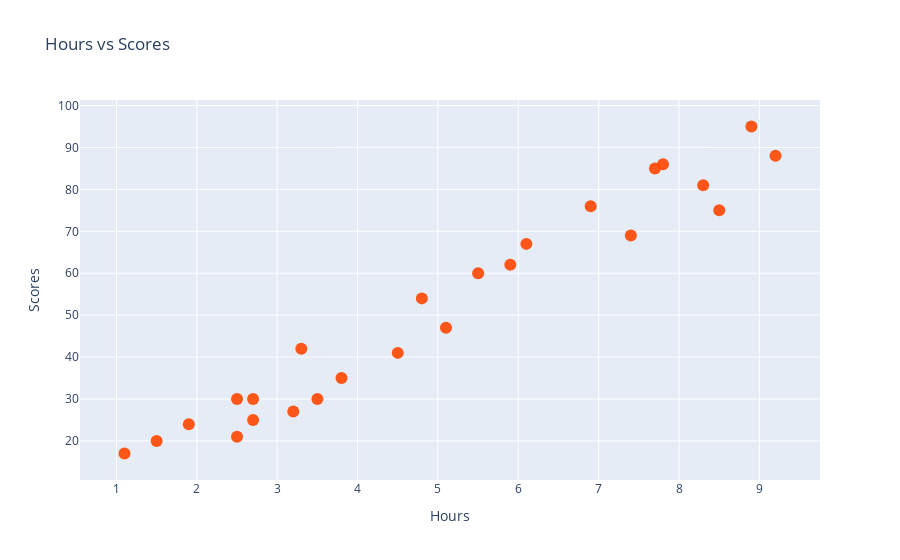

This figure's notebook cell:
### Code cell
trace=go.Scatter(x=df.Hours,
                y=df.Scores,
                mode='markers',
                marker=dict(size=12, color='rgba(255,70,0,0.9)'))

data=[trace]

layout={'title':'Hours vs Scores',
       'xaxis':{'title':'Hours', 'zeroline':False},
       'yaxis':{'title':'Scores', 'zeroline':False}}

fig=go.Figure(data=data, layout=layout)

fig.show()

### Figure 1 — Plotly figure (JSON) as saved in the notebook; plotly's stock layout.template omitted (floating-point values rounded to 4 significant figures)
{"data": [{"marker": {"color": "rgba(255,70,0,0.9)", "size": 12}, "mode": "markers", "type": "scatter", "x": [2.5, 5.1, 3.2, 8.5, 3.5, 1.5, 9.2, 5.5, 8.3, 2.7, 7.7, 5.9, 4.5, 3.3, 1.1, 8.9, 2.5, 1.9, 6.1, 7.4, 2.7, 4.8, 3.8, 6.9, 7.8], "y": [21, 47, 27, 75, 30, 20, 88, 60, 81, 25, 85, 62, 41, 42, 17, 95, 30, 24, 67, 69, 30, 54, 35, 76, 86]}], "layout": {"title": {"text": "Hours vs Scores"}, "xaxis": {"title": {"text": "Hours"}, "zeroline": false}, "yaxis": {"title": {"text": "Scores"}, "zeroline": false}}}
